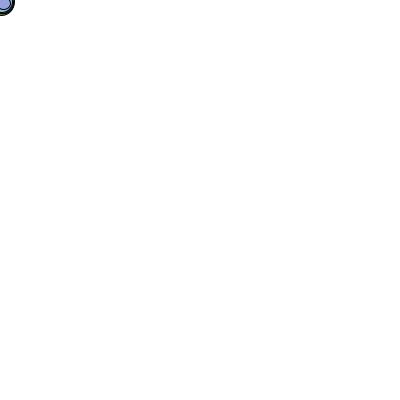
Frame 1 (no input)
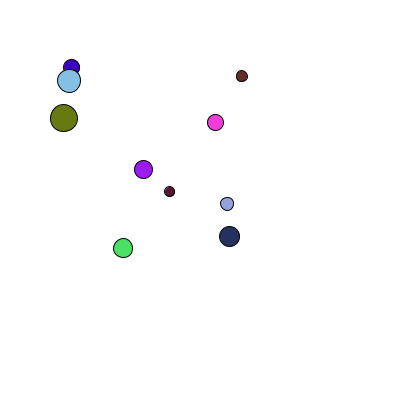
Frame 60 (the mouse pressed at the canvas centre just before this capture)
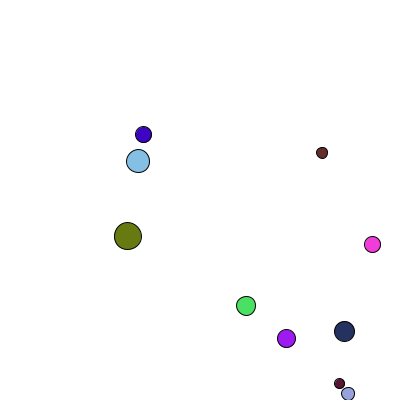
Frame 120 (the mouse held since frame 60 and released just before this capture)

The Processing sketch that drew these frames (run headless with seeded random() and noise(); from frame 60 on, the mouse is pressed at the canvas centre):

// Processing sketch: BouncingBallObject
// ── BouncingBallObject.pde
//Ball bol;
Ball[] bols;

void setup(){
  size(400,400);
  
  //bol = new Ball(2,-3,color(140,0,50));
  bols = new Ball[10];
  for(int i = 0; i < bols.length; i++){
    bols[i] = new Ball(random(1,5), random(1,5), color(random(255),random(255),random(255)), (int)random(10,31));
  }
}

void draw(){
  background(255);
  //bol.move();
  //bol.display();
  for(int i = 0; i < bols.length; i++){
    bols[i].move();
    bols[i].display();
  }
}

// ── Ball.pde
class Ball{
  
  //fields: Vector2D loc, Vector2D speed, color c
  Vector2D loc;
  Vector2D speed;
  color c;
  int d;
  //constructor(hSpeed, vSpeed, color, d)
  Ball(float speedX, float speedY, color c, int d){
    this.loc = new Vector2D(0,0);
    this.speed = new Vector2D(speedX,speedY);
    this.c = c;
    this.d = d;
  }
  //move() and display()
  void move(){
    if(loc.x<0 || loc.x>width){
      speed.x *= -1;
    }
    if(loc.y<0 || loc.y>height){
      speed.y *= -1;
    }
    
    loc.x += speed.x;
    loc.y += speed.y;
  }
  void display(){
    fill(c);
    ellipse(loc.x,loc.y, d,d);
  }
}

// ── Vector2D.pde
class Vector2D{
   //field variables
  float x;
  float y;
  
  //constructor
  Vector2D(float x, float y){
    this.x = x;
    this.y = y;
  }
  
  //functions
  void add(Vector2D v){
    x = x + v.x;
    y = y + v.y;
  }
  
   void sub(Vector2D v){
    x = x - v.x;
    y = y - v.y;
  }
  
  void mult(float n){
    x*=n;
    y*=n;
  }
  
  float mag(){
    return sqrt((x*x)+(y*y));
  }
  void normalize(){
   float m = mag();
   if(m!=0)
     mult(1/m);
  }
}
